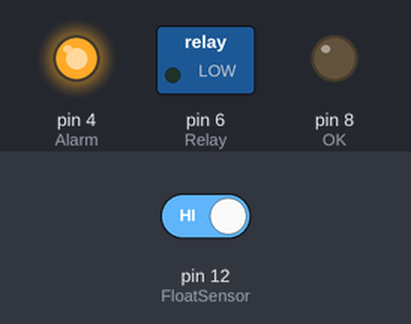
Bench run of a sketch on a simulated Arduino Uno, built with avr-gcc and run on an emulated ATmega328P. On the bench: switched loads named in the sketch (green lamp = pin HIGH), output pins drawn as LEDs (lit = HIGH). Inputs (shaded band) come from the test bench; at power-on: pin 12 (FloatSensor) HIGH.

Above: at 0.01 s.
At 0.41 s:
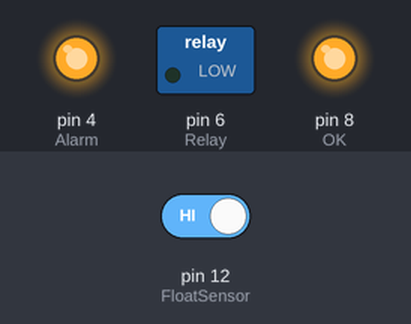
At 0.81 s:
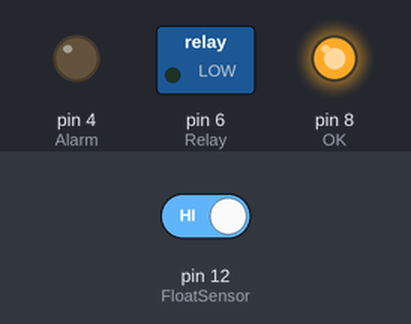
At 1.6 s:
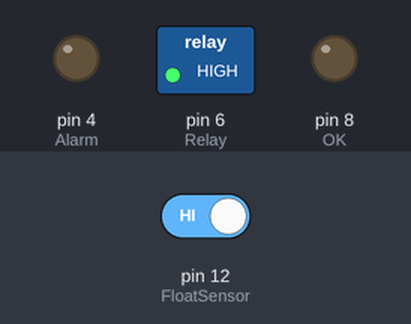
Timing chart, 0 to 3.1 s (numbered marks = the images above):
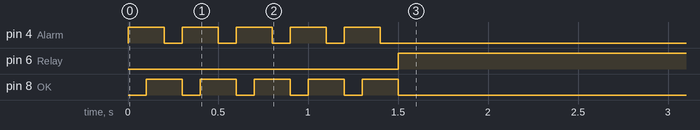

The sketch:

FloodControl.ino
```cpp
// Runtime conditions
int debug         = 0;

// Pin attributions
int FloatSensor   = 12;
int OK            = 8;  // OK Led, Green: HIGH while the device is connected and no flood event was detected
int Relay         = 6;  // Load relay, Flood Led, Red: HIGH while a flood event is decurring
int Alarm         = 4;  // Alarm Led, Yellow: HIGH after a flood event has been detected, even if is no longer ocurring

int SensorState   = 1;
int FloodState    = 0;  // Assumes value 1 when a flood event is currently ocurring
int TimerDefault  = 1800;  // Default value for the flood timer, in seconds.
int Timer;                 // Current Flood Timer value. This timer counts down after the end of a flood event. When if ends, the load relay is reset


void setup()
{
  if (debug == 1) {  // Activate serial monitor in case debug mode is on
    Serial.begin(9600);
  }

  // Sets up pins for leds/relay as Output
  pinMode(OK, OUTPUT);
  pinMode(Alarm, OUTPUT);
  pinMode(Relay, OUTPUT);

  // Sets up pin for float sensor as input using the internal pullup resistor
  pinMode(FloatSensor, INPUT_PULLUP);

  // Performs autotest
  AutoTest();

  // Resets default values
  ResetAlarm();
  ResetRelay();
  ResetTimer();
}

// AutoTest blinks 5 times leds OK and Alarm to signify operation start
void AutoTest() {
  int i;
  for (i=0; i<5; i++) {
    digitalWrite(Alarm, HIGH);
    delay(100);
    digitalWrite(OK, HIGH);
    delay(100);
    digitalWrite(Alarm, LOW);
    delay(100);
    digitalWrite(OK, LOW);
  }
}

// Resets alarm status to default status, settings the Alarm Led OFF and the OK Led ON.
void ResetAlarm() {
  digitalWrite(Alarm, LOW);
  digitalWrite(OK, HIGH);
  if (debug == 1) {
    Serial.println("Alarm RESET");
  }
}

// Resets load relay and flood led to OFF
void ResetRelay() {
  digitalWrite(Relay, LOW);
  if (debug == 1) {
    Serial.println("Relay RESET");
  }
  FloodState = 0;
}

// Resets timer counter to the default timer value
void ResetTimer() {
  Timer = TimerDefault;
  if (debug == 1) {
    Serial.println("Timer RESET");
  }
}

// Called when a flood event occurs. It deactivates both OK and Alarm leds and activates Flood led and load relay
void Flood() {
  digitalWrite(Alarm, LOW);
  digitalWrite(OK, LOW);
  if (debug == 1) {
    Serial.println("Alarm ON");
  }
  digitalWrite(Relay, HIGH);
  if (debug == 1) {
    Serial.println("Relay ON");
  }
  FloodState = 1;
}

// Counts down the flood timer. When it reaches 0, resets the load relay and flood led and turns on the Alarm led.
void CountDown() {
  Timer = Timer - 1;
  if (debug == 1) {
    Serial.print("Timer: ");
    Serial.println((int)Timer);
  }
  if (Timer == 0) {
    ResetRelay();
    digitalWrite(Alarm, HIGH);
  }
}

// Main function. It reads the state of the Float sensor and if it's HIGH (flood event occurring) and the timer is different than the timer default, it resets it
// back to the default, keeping it from reaching 0. It then activates the flood functions if they're not active already (floodstate). If the float sensor is LOW, it
// counts down the flood timer
void loop() {
  SensorState = digitalRead(FloatSensor);

  if (SensorState == HIGH) {
    if (Timer != TimerDefault) {
      ResetTimer();
    }
    if (FloodState == 0) {
      Flood();
    }
  }
  else {
    if (FloodState == 1) {
      CountDown();
    }
  }
  delay(1000);  // Waits a second between every loop
}
```

Measured:
- by itself, pin 6 (Relay): LOW → HIGH at 1.5 s
- by itself, pin 8 (OK): alternates HIGH for 0.20 s and LOW for 0.10 s, 9 changes in all, then stays LOW
